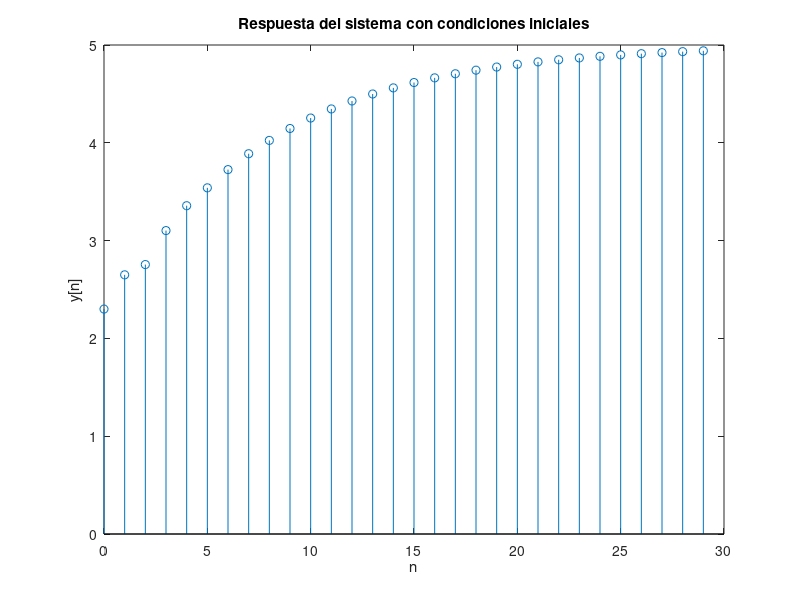

MATLAB code for this plot:
% num=1;
% den=[1 -1/2 2];
% zplane(num,den);
% title('Pole-Zero Plot of H(z) = 1/(1-1/3z^-1)');

% Ejemplo 1: Filtrado de una señal con un filtro paso bajo
% b = [0.2 0.2 0.2 0.2 0.2]; % Coeficientes del numerador
% a = 1; % Coeficiente del denominador
% x = randn(1, 100); % Señal de entrada (ruido blanco)
% y = filter(b, a, x); % Señal filtrada
% figure;
% subplot(2,1,1);
% plot(x);
% title('Señal de entrada');
% subplot(2,1,2);
% plot(y);
% title('Señal filtrada');

% % Ejemplo 2: Filtrado de una señal con un filtro paso alto
% b = [1 -1]; % Coeficientes del numerador
% a = [1 -0.95]; % Coeficientes del denominador
% x = sin(2*pi*(0:99)/10) + randn(1, 100)*0.1; % Señal de entrada (senoidal con ruido)
% y = filter(b, a, x); % Señal filtrada
% figure;
% subplot(2,1,1);
% plot(x);
% title('Señal de entrada');
% subplot(2,1,2);
% plot(y);
% title('Señal filtrada');

% EJ 2 % Convolución de dos señales
% x1 = [1 1 3];
% x2 = [1 0 3];
% x_conv = conv(x1,x2)

% x_fil = filter(x1, 1, x2) % Filtrado de la señal x2 con el filtro x1 lo que simula la convolución
%                           % No muestra la convolución completa, dado que filter devuelve la señal de la misma longitud que señal de entrada
                          
% x2_ext = [x2, zeros(1, length(x1)-1)];
% x_fil = filter(x1, 1, x2_ext)
                          
% % EJ 3 % Función de trasnferencia
% b = 1;              % coeficientes del numerador (X(z))
% a = [1 -0.7];       % coeficientes del denominador (Y(z))
% x = [1 zeros(1,20)];  % impulso delta
% y = filter(b, a, x);
% stem(0:20, y)
% title('Respuesta al impulso')

% x = ones(1, 21);    % escalón unitario
% y = filter(b, a, x);
% stem(0:20, y)
% title('Respuesta al escalón')


% ej5
% Coeficientes del sistema
b = 1;                        % Numerador (X(z))
a = [1 -0.5 -0.1 -0.2];       % Denominador (Y(z))

% Señal de entrada: escalón
x = ones(1, 30);              % u[n] hasta n=29

% Condiciones iniciales: y[-1], y[-2], y[-3]
yini = [1 2 3];

% Inicialización con filtic
zi = filtic(b, a, yini);      % Devuelve estado inicial del filtro

% Filtrado con condiciones iniciales
y = filter(b, a, x, zi);

% Gráfico
stem(0:29, y)
xlabel('n'); ylabel('y[n]')
title('Respuesta del sistema con condiciones iniciales')
